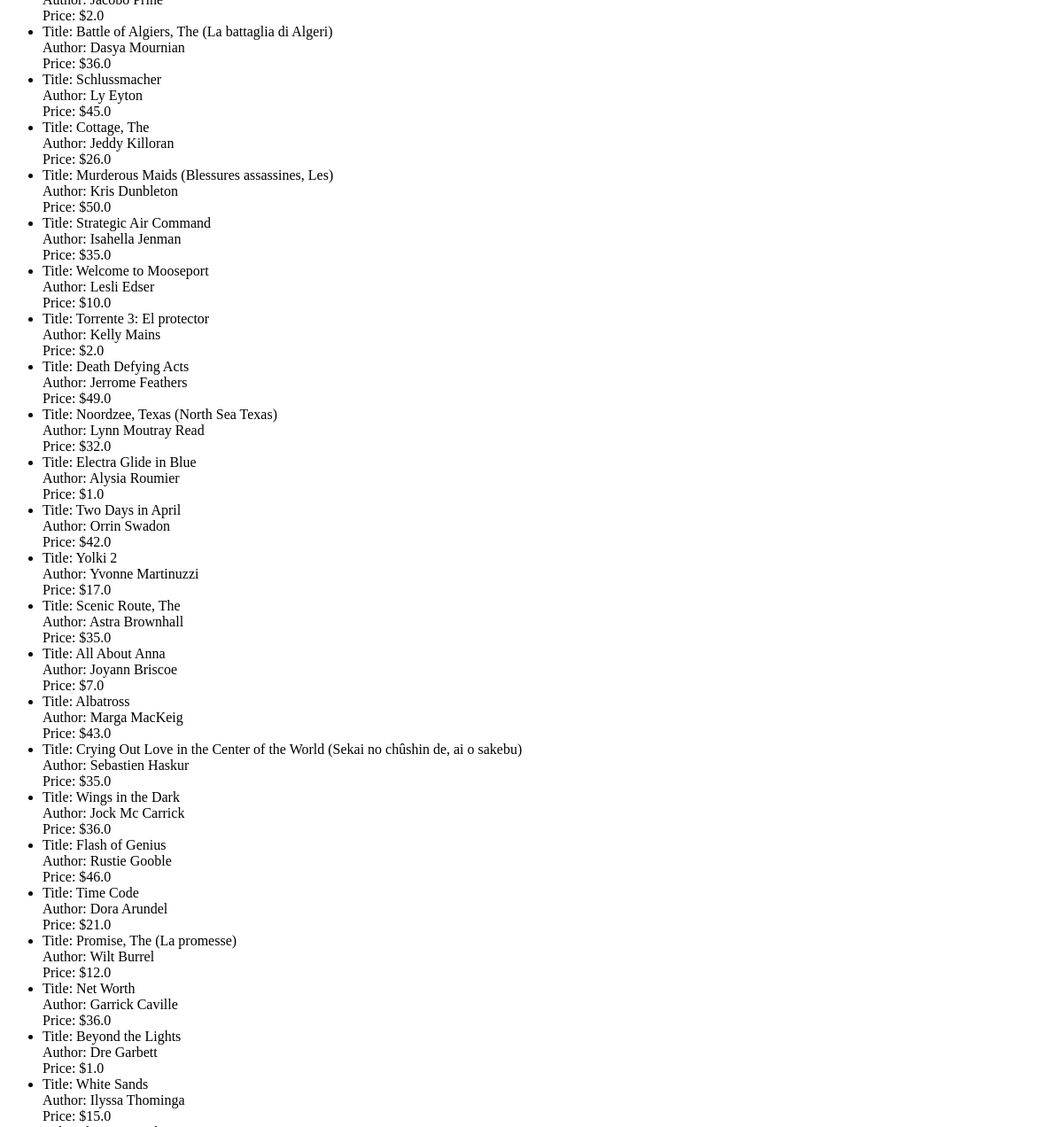
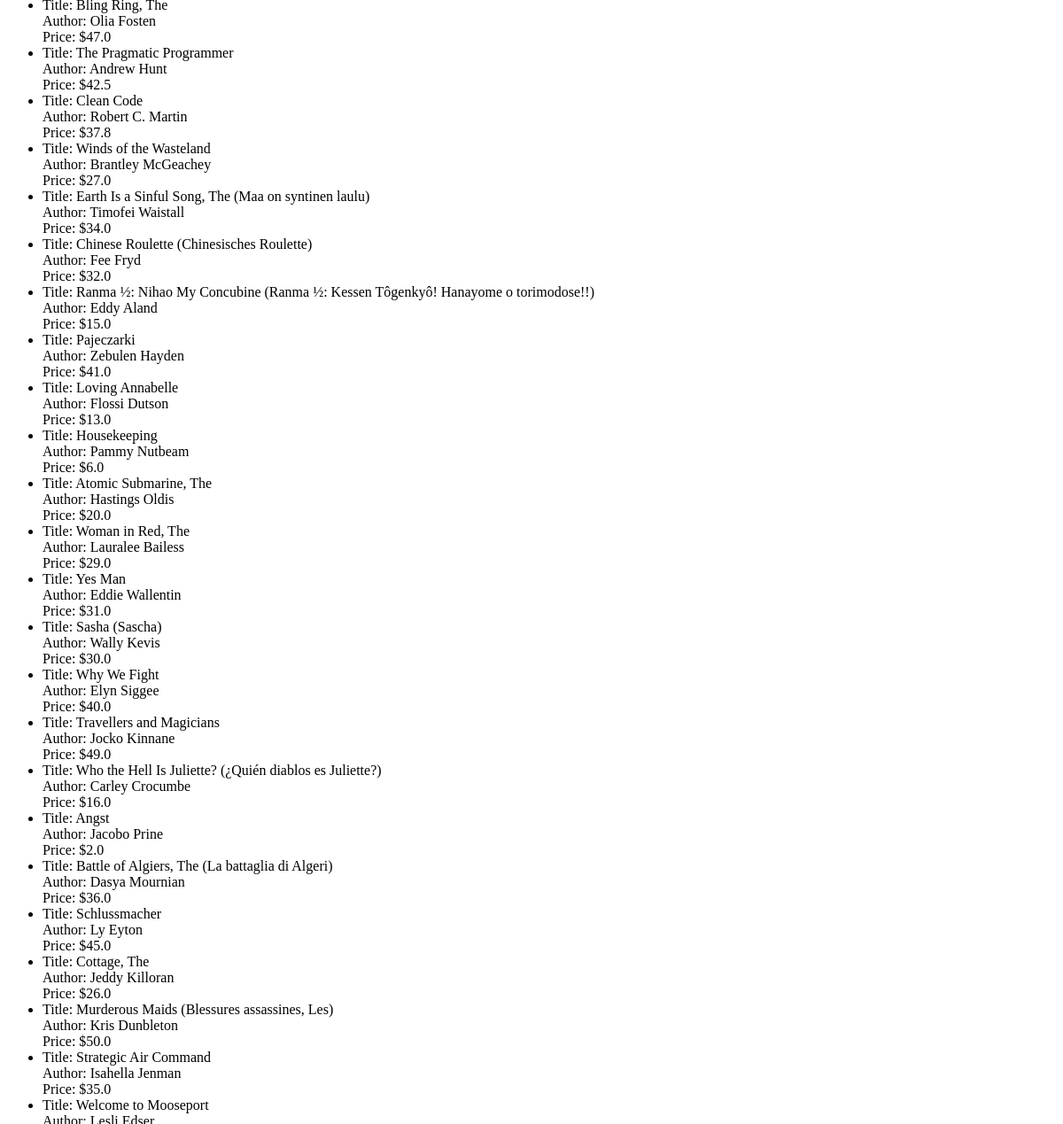
The page /books/task1/ (middle part) on the database as committed earlier (2 pictures, top to bottom).
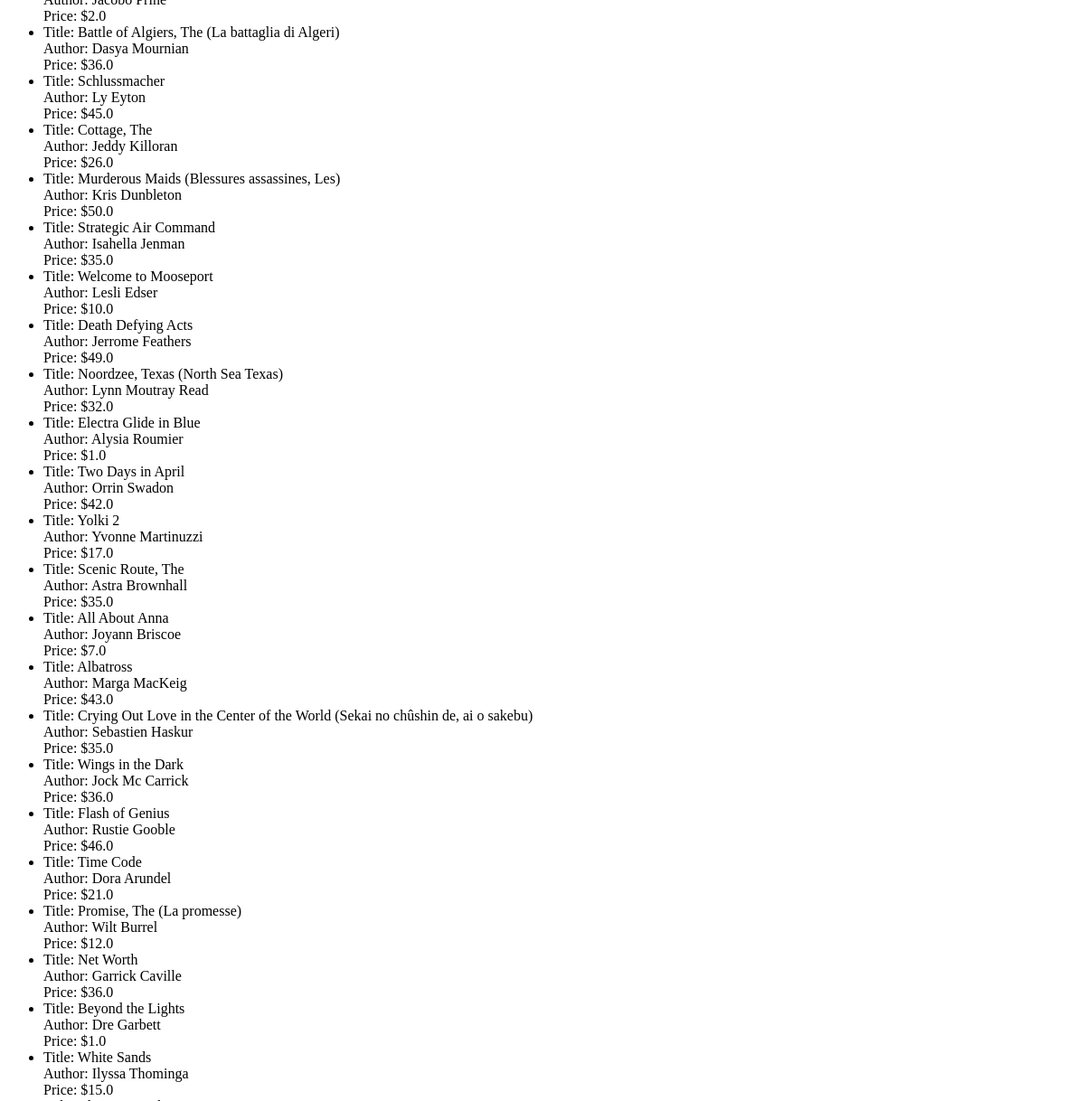
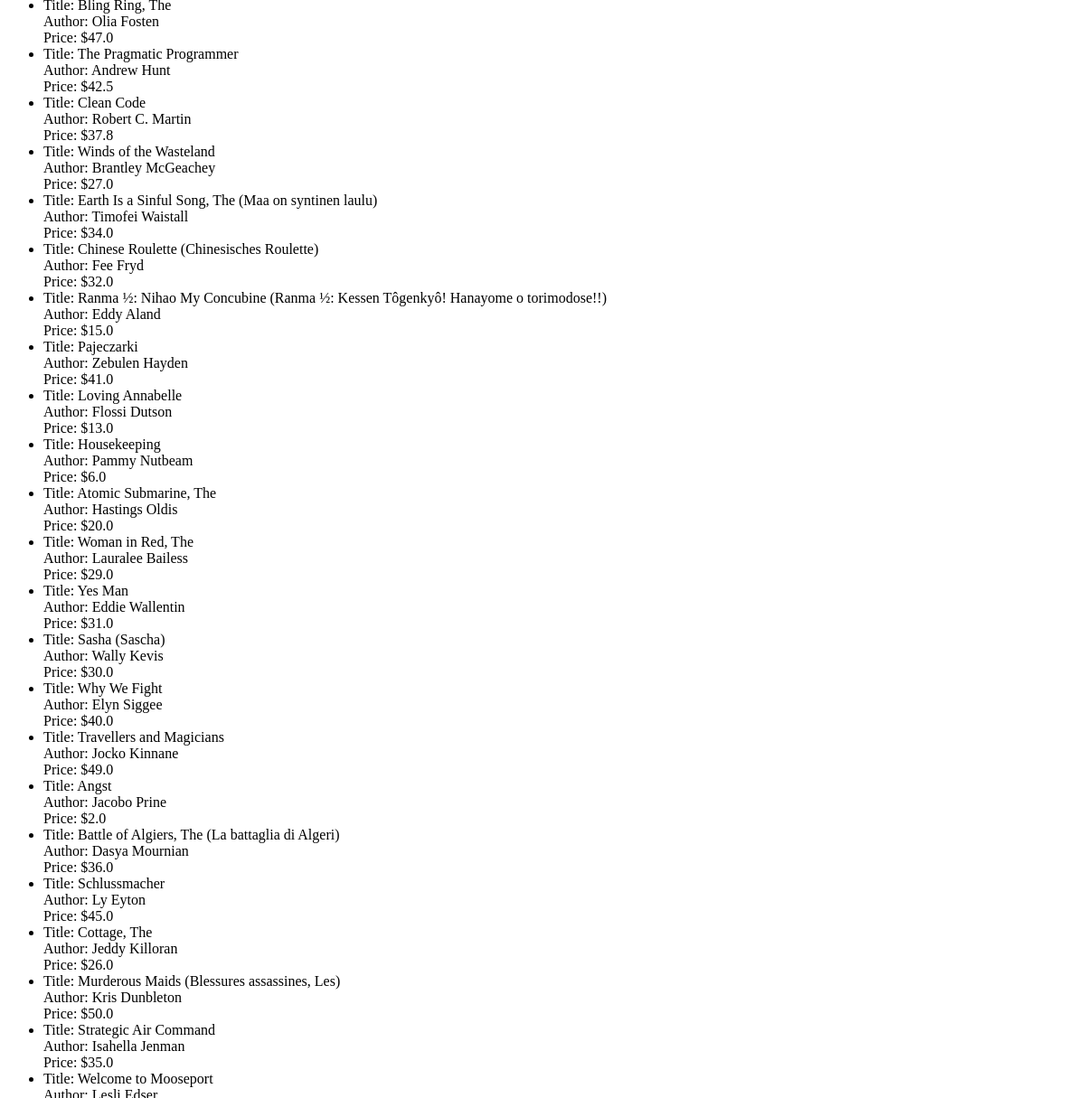
The same page on the database as committed later (2 pictures, top to bottom).
### apps/bookmodule/models.py (models this page shows)
class Book(models.Model):
    title = models.CharField(max_length=50)
    author = models.CharField(max_length=50)
    price = models.FloatField(default=0.0)
    edition = models.SmallIntegerField(default=1)

### apps/bookmodule/views.py (the view)
# urls.py: path('task1/', views.task1_view, name='task1'),
def task1_view(request):
    books = Book.objects.filter(Q(price__lte=50))
    return render(request, 'bookmodule/task1.html', {'books': books})

### apps/templates/bookmodule/task1.html (shortened to what this page needs)
<!DOCTYPE html>
<html lang="en">
<head>
</head>
<body>
    <ul>
        {% for book in books %}
            <li>
                Title: {{ book.title }} <br>
                Author: {{ book.author }} <br>
                Price: ${{ book.price }}
            </li>
        {% empty %}
            <p>No books found.</p>
        {% endfor %}
    </ul>
</body>
</html>

Rows that differ between the two databases and show on the page:
removed Book: title "Torrente 3: El protector", author "Kelly Mains", price "2.0"
removed Book: title "Who the Hell Is Juliette? (¿Quién diablos es Juliette?)", author "Carley Crocumbe", price "16.0"
